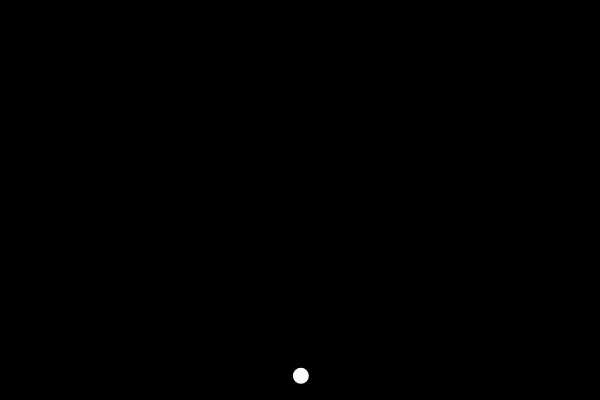
Frame 1 (no input)
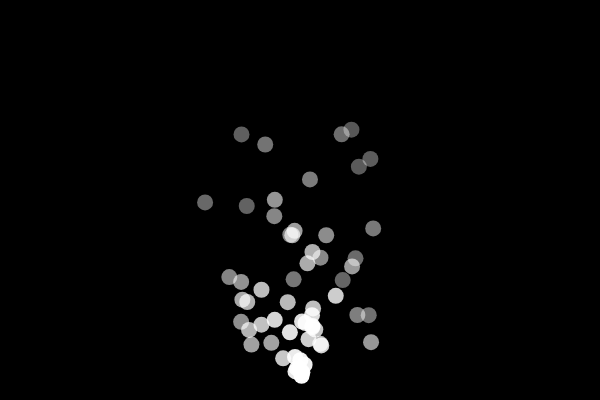
Frame 60 (no input)
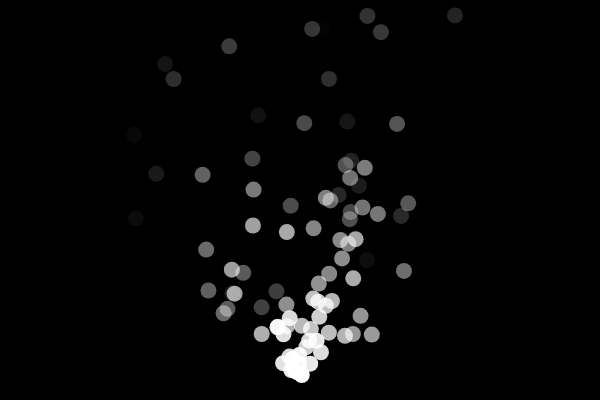
Frame 120 (the mouse pressed at the canvas centre since frame 60)

The p5.js sketch that drew these frames (run headless with seeded random() and noise() and a simulated clock; from frame 60 on, the mouse is pressed at the canvas centre):

// p5.js sketch
// ── sketch.js
let particles = []

function setup()
{
    colorMode(RGB, 1)
    createCanvas(600, 400)


}

function draw()
{
    background(0)


    let p = new Particle()

    particles.push(p)

    for (let i = particles.length -1; i >= 0 ; i--)
    {
        particles[i].update()
        particles[i].show()

        if (particles[i].finished())
        {
            particles.splice(i, 1)
        }
    }


}

function Particle()
{
    this.x = 300
    this.y = 380

    this.vx = random(-2, 2)
    this.vy = random (-5, -1)

    this.alpha = 1

    this.update = function()
    {
        this.x += this.vx
        this.y += this.vy
        this.alpha -= 0.011
    }

    this.finished = function()
    {
        return this.alpha < 0
    }






    this.show = function()
    {
        noStroke()
        fill(1, this.alpha)
        ellipse(this.x, this.y, 16)
    }



}

// ── ps.js
// let bubbles = []

// var bubble_num = 5

// function setup()
// {
// 	colorMode(RGB, 1)
// 	createCanvas(600, 400)

// 	// for (let i = 0; i < bubble_num; i++)
// 	// {
// 	// 	let x = random(width)
// 	// 	let y = random(height)
// 	// 	let r = random(10, 40)


// 	// 	bubbles[i] = new Bubble(x, y ,r)
// 	// }




// 	//print(bubble.x, bubble.y)


// }


// function draw()
// {
// 	background(0)


// 	for (let i = 0; i < bubbles.length; i++)
// 	{
// 		bubbles[i].move()
// 		bubbles[i].show()
// 	}

// }



// function Bubble(x, y ,radius)
// {
// 	this.x = x
// 	this.y = y


// 	this.move = function()
// 	{
// 		this.x += random(-5, 5)
// 		this.y += random(-5, 5)
// 		this.r = radius
// 	}

// 	this.show = function()
// 	{
// 		noStroke(0)
// 		fill(1, 0.5)

// 		ellipse(this.x, this.y, this.r * 2 )
// 	}

// }

// function mousePressed()
// {
// 	let r = random(10, 50)

// 	let b = new Bubble(mouseX, mouseY, r)

// 	bubbles.push(b)
// }
